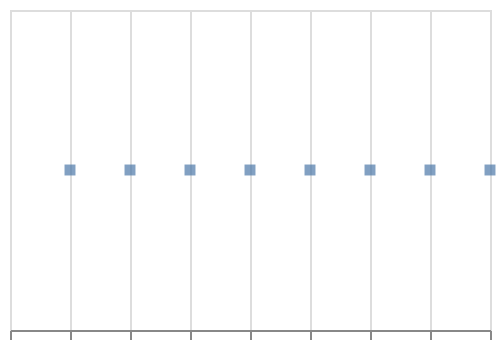

This figure's Vega-Lite source:
### Vega-Lite specification from a JSON file in a GitHub repository (floating-point values rounded to 4 significant figures)
{"$schema": "https://vega.github.io/schema/vega-lite/v6.json", "padding": 5, "autosize": "none", "width": 240, "height": 160, "data": {"name": "table", "values": [{"c": "A", "g": "p", "x": 1, "y": 2, "v": 5, "t": "2024-01-15", "o": {"v": 3}, "IMDB Rating": 6.1, "d": "x1"}, {"c": "B", "g": "q", "x": 2, "y": 4, "v": 9, "t": "2024-02-20", "o": {"v": 7}, "IMDB Rating": 7.4, "d": "x2"}, {"c": "A", "g": "q", "x": 3, "y": 3, "v": 2, "t": "2024-03-05", "o": {"v": 1}, "IMDB Rating": 5.2, "d": "x1"}, {"c": "C", "g": "p", "x": 4, "y": 6, "v": 7, "t": "2024-05-30", "o": {"v": 4}, "IMDB Rating": 8.8, "d": "x3"}, {"c": "B", "g": "p", "x": 5, "y": 5, "v": 4, "t": "2024-07-11", "o": {"v": 9}, "IMDB Rating": 6.9, "d": "x2"}, {"c": "C", "g": "q", "x": 6, "y": 8, "v": 6, "t": "2024-09-02", "o": {"v": 2}, "IMDB Rating": 7.7, "d": "x3"}, {"c": "A", "g": "p", "x": 7, "y": 7, "v": 8, "t": "2024-11-25", "o": {"v": 5}, "IMDB Rating": 4.4, "d": "x1"}, {"c": "B", "g": "q", "x": 8, "y": 9, "v": 3, "t": "2024-12-31", "o": {"v": 8}, "IMDB Rating": 9.1, "d": "x2"}]}, "mark": "square", "encoding": {"x": {"field": "x", "type": "quantitative"}}}
